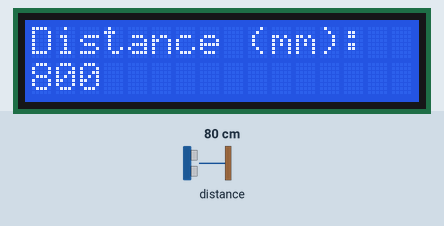
Bench run of a sketch on a simulated Arduino Uno, built with avr-gcc and run on an emulated ATmega328P. On the bench: 16×2 character LCD. The inputs (shaded band) are chosen by the test bench; at power-on: distance to the obstacle 80 cm. What the sketch prints to the serial monitor is not drawn.

Above: at 5.3 s.
5.4 s: distance to the obstacle set to 250 cm
At 6.49 s:
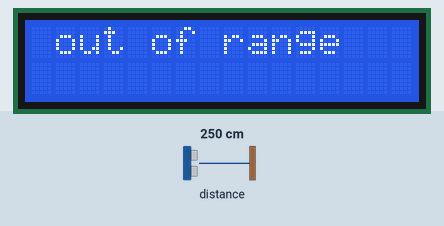
8.5 s: distance to the obstacle set to 2 cm
At 9.24 s:
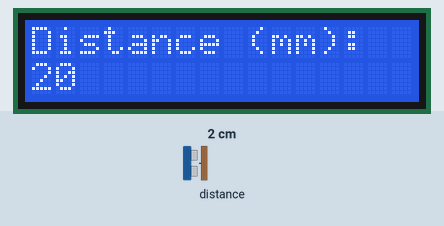
10.6 s: distance to the obstacle set to 4 cm
At 11.46 s:
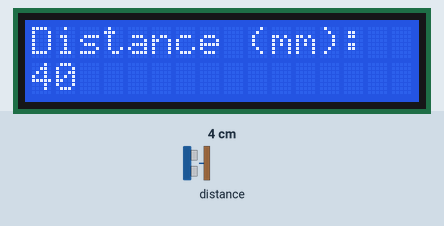
12.8 s: distance to the obstacle set to 299 cm
At 13.67 s:
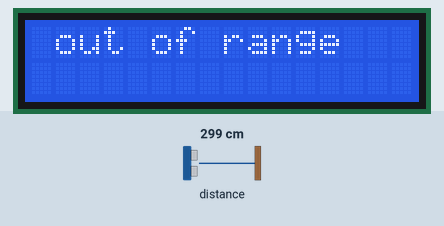
Timing chart, 0 to 15.8 s (numbered marks = the images above; inputs shaded):
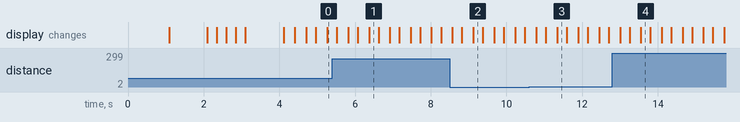

The sketch:

vl53l0x_lcd_success_code.ino
```cpp
#include <Wire.h>
// I2C LCD 라이브러리 설정
#include <LiquidCrystal_I2C.h>
#include "Adafruit_VL53L0X.h"

Adafruit_VL53L0X TOF = Adafruit_VL53L0X();

// LCD I2C address 설정 PCF8574:0x27, PCF8574A:0x3F
LiquidCrystal_I2C lcd(0x27,16,2);  // LCD address:0x27, 16X2 LCD or 0x3f
int num = 0; //점멸횟수 변수 설정
void setup()
{
  // 9600 bps로 시리얼 통신 설정
  Serial.begin(9600);
  Serial.println("VL53L0X test");
  lcd.init(); // LCD 설정
  lcd.clear();      // LCD를 모두 지운다.
  lcd.backlight();  // 백라이트를 켠다.
  // Arduino LCD, Welcome 표시
  lcd.setCursor(0,0);
  lcd.print("Arduino LCD");
  delay(1000);
  lcd.setCursor(0,1);
  lcd.print("Welcome");
  delay(1000);
  lcd.clear();
  lcd.setCursor(0,0);
  lcd.print("VL53L0X test");
  delay(250);

  // LCD 백라이트를 두 번 점멸
  lcd.noBacklight();
  delay(250);
  lcd.backlight();
  delay(250);
  lcd.noBacklight();
  delay(250);
  lcd.backlight();
  delay(1000);

  if (!TOF.begin()) { // VL53L0X 기본 I2C 주소:0x29, 디버그 모드:false로 센서 준비.
    lcd.clear();
    lcd.setCursor(0,0); //Start at character 0 on line 0
    lcd.print("Failed to boot");
    lcd.setCursor(0,1);
    lcd.print("VL53L0X");
    Serial.println(F("Failed to boot VL53L0X"));
    while(1);
  }

  // Open Serial Monitor, Type to display 표시
  lcd.clear();
  lcd.setCursor(0,0); //Start at character 0 on line 0
  lcd.print("VL53L0X");
  lcd.setCursor(0,1);
  lcd.print("start");
}

void loop()
{
  VL53L0X_RangingMeasurementData_t measure;

  Serial.print("Reading a measurement... ");

  TOF.rangingTest(&measure, false); // true를 주면 디버그용 데이터를 받아옴

  // 이번 측정의 상태값. 장치 의존적인 값. 일반적으로 4면 에러. 0이면 측정값이 정상임을 나타냄.
  if(measure.RangeStatus != 4) {
    Serial.print("Distance (mm): "); Serial.println(measure.RangeMilliMeter);
  }
  else {
    Serial.println(" out of range ");
  }

  delay(250);

   if(measure.RangeStatus != 4) {
    lcd.clear();
    delay(250);
    lcd.setCursor(0,0);
    lcd.print("Distance (mm): ");
    lcd.setCursor(0,1);
    lcd.print(measure.RangeMilliMeter);

  }
  else {
    lcd.clear();
    delay(250);
    lcd.setCursor(0,0);
    lcd.print(" out of range ");
  }


}
```

Measured:
- after the input at 5.4 s, the display: first differs from a run without the input after 0.97 s (image 1)
- after the input at 8.5 s, the display: first differs from a run without the input after 0.62 s (image 2)
- after the input at 10.6 s, the display: first differs from a run without the input after 0.74 s (image 3)
- after the input at 12.8 s, the display: first differs from a run without the input after 0.75 s (image 4)
